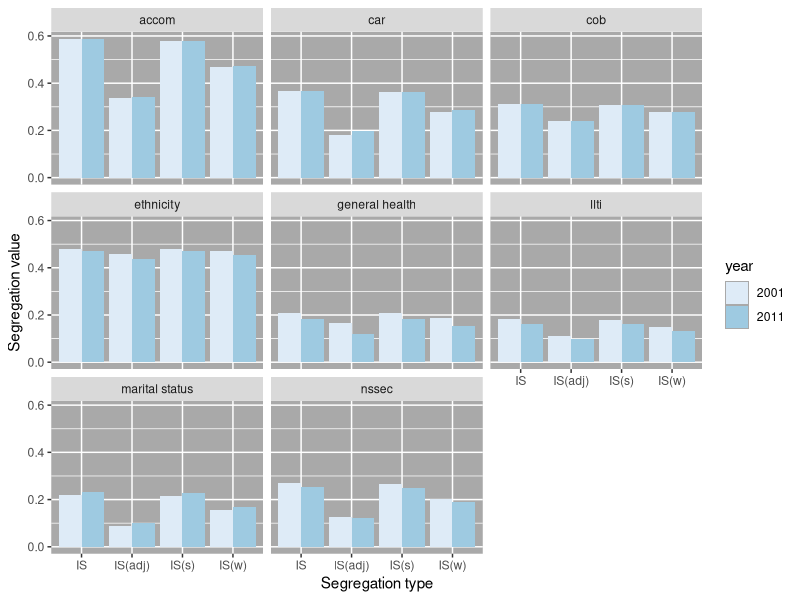

Source code (R): (Note: this script raises an error after producing the figure.)
rm(list = ls())


require(readr)
require(readxl)

require(car)
require(stringr)

require(tidyr)
require(dplyr)


require(ggplot2)



dta <- read_excel(path = "input_data/geosegregation outputs.xlsx", sheet = "flat_formatted")


# #
# IS: Segregation index; 
# IS(adj): Segregation index adjusted for tract contiguity; 
# IS(w): Segregation index adjusted for contiguous tract boundary lengths; 
# IS(s): Segregation index adjusted for contiguous tract boundary lengths and perimeter/area ratio; 
# H: Entropy index; 
# G: Gini index; 
# A(0.1): Atkinson index; 
# A(0.5): Atkinson index; 
# A(0.9): Atkinson index; 
# xPx: Isolation index; 
# Eta2: Correlation ratio; 
# DEL: Delta index; 
# ACO: absolute concentration index; 
# ACL: Absolute clustering index; 
# Pxx: Mean proximity between members of group X; 
# Pxx Exp(-Dij): Mean proximity between members of group X (exp dij); 
# DPxx: The distance-decay isolation index.


# let's look just at the different types of segregation index

seg_indices = c("IS", "IS(adj)", "IS(w)", "IS(s)")

minority_group <- c("nonhouse", "none", "nonscot", "nonwhite", "not_good", "llti", "single", "lower", "pensioner", "noowned")

dta %>% 
  gather(key = measure, value = value, -Table, -Year, -Name) %>% 
  select(table = Table, year = Year, name = Name, measure, value) %>% 
  filter(name %in% minority_group) %>% 
  mutate(year = as.factor(year)) %>%  
  mutate(table = str_trim(table)) %>% 
  mutate(table = recode(table,
        recodes = "
        'accom' = 'Non-homeowners';
        'car' = 'Non-car owners';
        'cob' = 'Not Scottish';
        'ethnicity' = 'Non-white';
        'general health' = 'Not good health';
        'llti' = 'Has longstanding limiting illness';
        'marital status' = 'Single';
        'nssec' = 'Lower occupational group'
        "
                        )) %>% 
  filter(measure %in% seg_indices) %>% 
  ggplot(.) + 
  geom_bar(
    mapping = aes(x = measure, group = year, fill = year, y = value), 
    position = "dodge", stat= "identity"
    ) + 
  facet_wrap( ~ table) + 
  labs(x = "Segregation type", y = "Segregation value") + 
  scale_fill_brewer(palette = "Blues") + theme(panel.background = element_rect(fill = "darkgrey"))

ggsave("figures/segregation.png", height = 20, width = 20, units = "cm", dpi = 300)

# Now different Atkins thresholds

atkins_indices = c("A(0.1)", "A(0.5)", "A(0.9)")

minority_group <- c("nonhouse", "none", "nonscot", "nonwhite", "not_good", "llti", "single", "lower", "pensioner", "noowned")

dta %>% 
  gather(key = measure, value = value, -Table, -Year, -Name) %>% 
  select(table = Table, year = Year, name = Name, measure, value) %>% 
  filter(name %in% minority_group) %>% 
  mutate(year = as.factor(year)) %>%  
  mutate(table = str_trim(table)) %>% 
  mutate(table = recode(table,
                        recodes = "
                        'accom' = 'Non-homeowners';
                        'car' = 'Non-car owners';
                        'cob' = 'Not Scottish';
                        'ethnicity' = 'Non-white';
                        'general health' = 'Not good health';
                        'llti' = 'Has longstanding limiting illness';
                        'marital status' = 'Single';
                        'nssec' = 'Lower occupational group'
                        "
  )) %>% 
  filter(measure %in% atkins_indices) %>% 
  ggplot(.) + 
  geom_bar(
    mapping = aes(x = measure, group = year, fill = year, y = value), 
    position = "dodge", stat= "identity"
  ) + 
  facet_wrap( ~ table) + 
  labs(x = "Atkins threshold", y = "Atkins value") + 
  scale_fill_brewer(palette = "Blues") + theme(panel.background = element_rect(fill = "darkgrey"))

ggsave("figures/atkins.png", height = 20, width = 20, units = "cm", dpi = 300)


# Some basic versions of core indices
# IS: Segregation index; 
# H: Entropy index; 
# G: Gini index; 
# A(0.5): Atkinson index; 
# xPx: Isolation index; 
# Eta2: Correlation ratio; 
# DEL: Delta index; 
# ACO: absolute concentration index; 
# ACL: Absolute clustering index; 
# Pxx: Mean proximity between members of group X; 


core_indices = c("IS", "H", "G", "A(0.5)", "xPx", "Eta2", "DEL", "ACO", "ACL")

minority_group <- c("nonhouse", "none", "nonscot", "nonwhite", "not_good", "llti", "single", "lower", "pensioner", "noowned")

dta %>% 
  gather(key = measure, value = value, -Table, -Year, -Name) %>% 
  select(table = Table, year = Year, name = Name, measure, value) %>% 
  filter(name %in% minority_group) %>% 
  mutate(year = as.factor(year)) %>%  
  mutate(table = str_trim(table)) %>% 
  mutate(table = recode(table,
                        recodes = "
                        'accom' = 'Non-homeowners';
                        'car' = 'Non-car owners';
                        'cob' = 'Not Scottish';
                        'ethnicity' = 'Non-white';
                        'general health' = 'Not good health';
                        'llti' = 'Has longstanding limiting illness';
                        'marital status' = 'Single';
                        'nssec' = 'Lower occupational group'
                        "
  )) %>% 
  filter(measure %in% core_indices) %>% 
  ggplot(.) + 
  geom_bar(
    mapping = aes(x = measure, group = year, fill = year, y = value), 
    position = "dodge", stat= "identity"
  ) + 
  facet_wrap( ~ table) + 
  labs(x = "Index type", y = "Index value") + 
  scale_fill_brewer(palette = "Blues") + theme(panel.background = element_rect(fill = "darkgrey"))


ggsave("figures/core_segregation_indices.png", height = 20, width = 25, units = "cm", dpi = 300)
